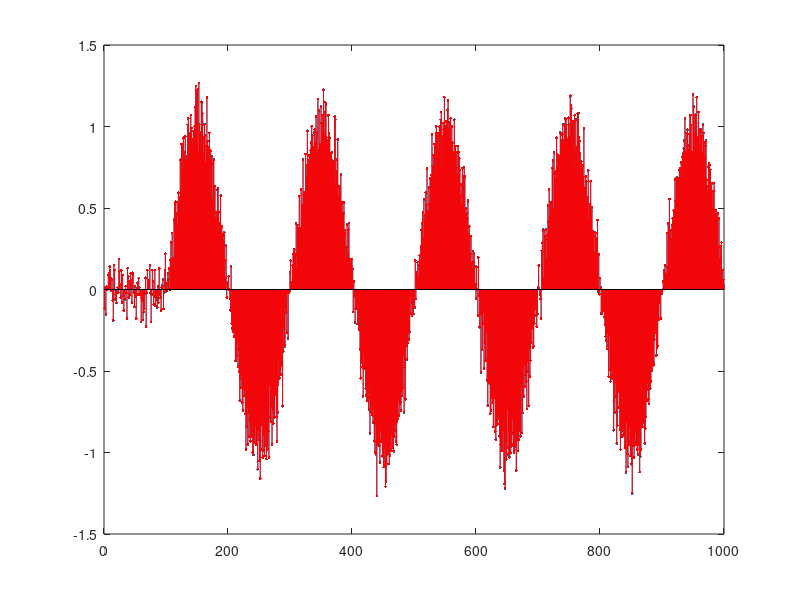

This chart was generated by the following MATLAB code:
% Arbitrary waveform generation
%
% Universidad Autonoma de Queretaro
% Electronica Avanzada III
% Rene de Jesus Romero Troncoso
%
% Example 2
%     Waveform generation with quantization
%     Noisy sine

clear all;

%%%%%%%%%%%%%%%%%%%%%%%%%%%%%%%%%%%%%%
% Sine signal at k
% General parameters for all waveforms
Fs = 1000;           % Sampling frequency in Hz
Tr = 1.0;            % Running time for experimentation
% Derived parameters
N  = floor(Fs*Tr);   % Sample length
Ts = 1/Fs;           % Sampling period
% User parameters
k = 100;             % Sine position (0:N-1)
a = 1.0;             % Amplitude
f = 5;               % Frequency
p = 0.0;             % Phase
% Computation
k = floor(k);
if (k<0)||(k>N-1)
    k = 0;
end;
Sine(1:N) = 0.0;
for i=k:N-1
    Sine(i+1) = a*sin(2.0*pi*f*(i-k)*Ts + p);
end;

%%%%%%%%%%%%%%%%%%%%%%%%%%%%%%%%%%%%%%
% White noise
% General parameters for all waveforms
Fs = 1000;           % Sampling frequency in Hz
Tr = 1.0;            % Running time for experimentation
% Derived parameters
N  = floor(Fs*Tr);   % Sample length
Ts = 1/Fs;           % Sampling period
% User parameters
mu = 0.0;            % Mean
sd = 1.0;            % Standard deviation
a  = 0.1;            % Noise amplitude
for i=0:N-1
    WhiteNoise(i+1) = a*random('norm',mu,sd);
end;

%%%%%%%%%%%%%%%%%%%%%%%%%%%%%%%%%%%%%%
% Noisy sine
for i=0:N-1
    SineNoise(i+1) = Sine(i+1) + WhiteNoise(i+1);
end;
% Quantization routine
b = 8;                 % Quantization bits
R = 2.0*max(abs(max(SineNoise)),abs(min(SineNoise)));
SineNoiseq = R*floor(SineNoise*2^b/R+0.5)/2^b;
% Standard matlab output plot
yf = SineNoise;
yq = SineNoiseq;
figure(1);
stem(yf,'.');
hold on;
stem(yq,'.r');

% Addition of basic signals